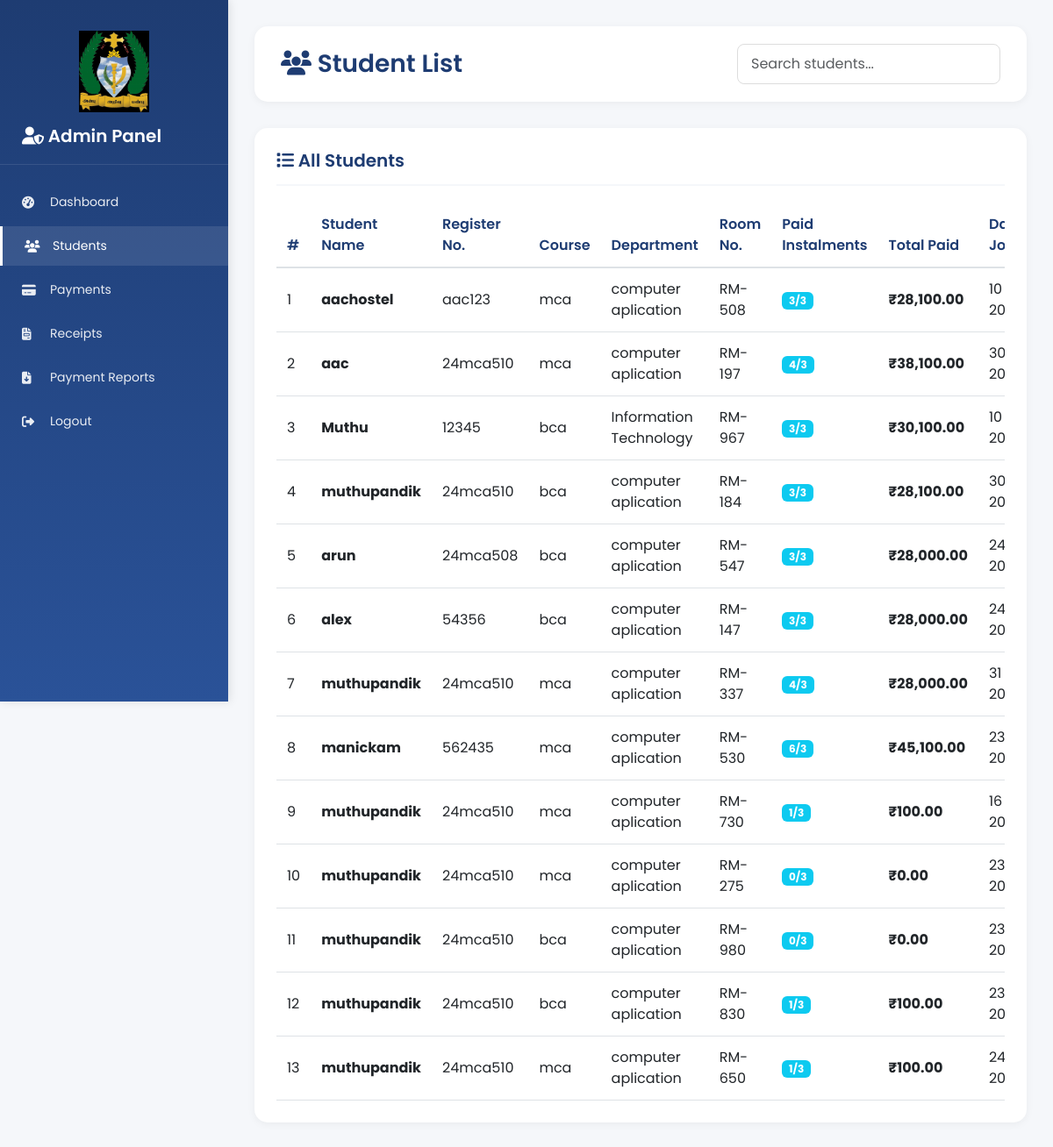
The app's page /admin/students.php (signed in) with its own data.
### tables this page shows
CREATE TABLE `admission` (
  `id` int(11) NOT NULL,
  `user_id` int(11) NOT NULL,
  `student_name` varchar(255) NOT NULL,
  `reg_no` varchar(100) NOT NULL,
  `gender` varchar(20) NOT NULL,
  `date_of_birth` date NOT NULL,
  `phone` varchar(20) NOT NULL,
  `email` varchar(255) NOT NULL,
  `residential_address` text NOT NULL,
  `course` varchar(100) NOT NULL,
  `department` varchar(100) NOT NULL,
  `year_of_study` varchar(50) NOT NULL,
  `room_type` varchar(50) NOT NULL,
  `room_number` varchar(50) NOT NULL,
  `mess_status` varchar(50) NOT NULL,
  `date_of_joining` date NOT NULL,
  `duration_of_stay` varchar(50) NOT NULL,
  `is_confirmed` tinyint(1) NOT NULL DEFAULT 0,
  `created_at` datetime DEFAULT current_timestamp()
);

### admin/students.php (the view, shortened to what this page needs)
<?php
include('../includes/config.php');
$students = [];
$result = $mysqli->query("SELECT a.*, u.name as user_name, u.email as user_email, u.phone as user_phone,
    (SELECT COUNT(*) FROM payments WHERE user_id = a.user_id AND status = 'success') as paid_instalments,
    (SELECT SUM(amount) FROM payments WHERE user_id = a.user_id AND status = 'success') as total_paid
    FROM admission a
    LEFT JOIN users u ON a.user_id = u.id
    ORDER BY a.created_at DESC");
while ($row = $result->fetch_assoc()) {
    $students[] = $row;
}
?>
<!DOCTYPE html>
<html lang="en">
<head>
    <link href="https://cdn.jsdelivr.net/npm/bootstrap@5.3.0/dist/css/bootstrap.min.css" rel="stylesheet">
    <link rel="stylesheet" href="https://cdnjs.cloudflare.com/ajax/libs/font-awesome/6.4.0/css/all.min.css">
</head>
<body>
    <?php include('../includes/admin_sidebar.php'); ?>
    <div class="main-content">
        <div class="header" style="display: flex; justify-content: space-between; align-items: center;">
            <h1><i class="fas fa-users"></i> Student List</h1>
            <div style="flex: 0 0 300px;">
                <input type="text" id="searchTable" class="form-control" placeholder="Search students..." style="border-radius: 8px; padding: 10px 15px; border: 1px solid #ddd;">
            </div>
        </div>
        <div class="content-card">
            <h3><i class="fas fa-list"></i> All Students</h3>
            <div class="table-responsive">
                <table class="table" id="dataTable">
                    <thead>
                        <tr>
                            <th>#</th>
                            <th>Student Name</th>
                            <th>Register No.</th>
                            <th>Course</th>
                            <th>Department</th>
                            <th>Room No.</th>
                            <th>Paid Instalments</th>
                            <th>Total Paid</th>
                            <th>Date of Joining</th>
                        </tr>
                    </thead>
                    <tbody>
                        <?php if (empty($students)): ?>
                            <tr>
                                <td colspan="9" class="text-center text-muted">No students found</td>
                            </tr>
                        <?php else: ?>
                            <?php foreach ($students as $index => $student): ?>
                                <tr>
                                    <td><?php echo $index + 1; ?></td>
                                    <td><strong><?php echo htmlspecialchars($student['student_name']); ?></strong></td>
                                    <td><?php echo htmlspecialchars($student['reg_no']); ?></td>
                                    <td><?php echo htmlspecialchars($student['course']); ?></td>
                                    <td><?php echo htmlspecialchars($student['department']); ?></td>
                                    <td><?php echo htmlspecialchars($student['room_number'] ?: 'N/A'); ?></td>
                                    <td>
                                        <span class="badge bg-info"><?php echo $student['paid_instalments']; ?>/3</span>
                                    </td>
                                    <td><strong>₹<?php echo number_format(($student['total_paid'] ?: 0) / 100, 2); ?></strong></td>
                                    <td><?php echo date('d M Y', strtotime($student['date_of_joining'])); ?></td>
                                </tr>
                            <?php endforeach; ?>
                        <?php endif; ?>
                    </tbody>
                </table>
            </div>
        </div>
    </div>
</body>
</html>

### admin/students.php (style rules this page uses)
* { margin: 0; padding: 0; box-sizing: border-box; }
body { font-family: 'Poppins', sans-serif; background: #f5f7fa; color: #333; }
.header { background: white; padding: 20px 30px; border-radius: 15px; box-shadow: 0 2px 10px rgba(0,0,0,0.05); margin-bottom: 30px; }
.header h1 { font-size: 28px; font-weight: 600; color: #1e3c72; margin: 0; }
.content-card { background: white; padding: 25px; border-radius: 15px; box-shadow: 0 2px 10px rgba(0,0,0,0.05); }
.content-card h3 { font-size: 20px; font-weight: 600; color: #1e3c72; margin-bottom: 20px; padding-bottom: 15px; border-bottom: 2px solid #f5f7fa; }
.table { margin-bottom: 0; }
.table thead { background: #f8f9fa; }
.table thead th { font-weight: 600; color: #1e3c72; border-bottom: 2px solid #dee2e6; padding: 12px; }
.table tbody td { padding: 12px; vertical-align: middle; }

### includes/admin_sidebar.php (style rules this page uses)
.main-content { margin-left: 260px; padding: 30px; min-height: 100vh; }

### records on screen
admission: student_name "aachostel", reg_no "aac123", course "mca", department "computer aplication", room_number "RM-508", paid_instalments "3", total_paid "28,100.00", date_of_joining "10…"
admission: student_name "aac", reg_no "24mca510", course "mca", department "computer aplication", room_number "RM-197", paid_instalments "4", total_paid "38,100.00", date_of_joining "30…"
admission: student_name "Muthu", reg_no "12345", course "bca", department "Information Technology", room_number "RM-967", paid_instalments "3", total_paid "30,100.00", date_of_joining "10…"
admission: student_name "muthupandik", reg_no "24mca510", course "bca", department "computer aplication", room_number "RM-184", paid_instalments "3", total_paid "28,100.00", date_of_joining "30…"
admission: student_name "arun", reg_no "24mca508", course "bca", department "computer aplication", room_number "RM-547", paid_instalments "3", total_paid "28,000.00", date_of_joining "24…"
admission: student_name "alex", reg_no "54356", course "bca", department "computer aplication", room_number "RM-147", paid_instalments "3", total_paid "28,000.00", date_of_joining "24…"
admission: student_name "muthupandik", reg_no "24mca510", course "mca", department "computer aplication", room_number "RM-337", paid_instalments "4", total_paid "28,000.00", date_of_joining "31…"
admission: student_name "manickam", reg_no "562435", course "mca", department "computer aplication", room_number "RM-530", paid_instalments "6", total_paid "45,100.00", date_of_joining "23…"
admission: student_name "muthupandik", reg_no "24mca510", course "mca", department "computer aplication", room_number "RM-730", paid_instalments "1", total_paid "100.00", date_of_joining "16…"
admission: student_name "muthupandik", reg_no "24mca510", course "mca", department "computer aplication", room_number "RM-275", paid_instalments "0", total_paid "0.00", date_of_joining "23…"
admission: student_name "muthupandik", reg_no "24mca510", course "bca", department "computer aplication", room_number "RM-980", paid_instalments "0", total_paid "0.00", date_of_joining "23…"
admission: student_name "muthupandik", reg_no "24mca510", course "bca", department "computer aplication", room_number "RM-830", paid_instalments "1", total_paid "100.00", date_of_joining "23…"
admission: student_name "muthupandik", reg_no "24mca510", course "mca", department "computer aplication", room_number "RM-650", paid_instalments "1", total_paid "100.00", date_of_joining "24…"
